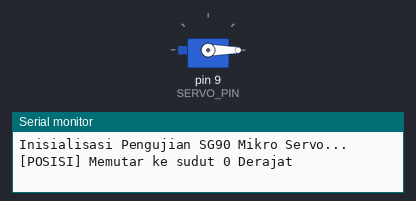
Recording of a sketch running on a simulated Arduino Uno, built with avr-gcc and run on an emulated ATmega328P. On the bench: servo, the last lines printed to the serial monitor.

Above: at 1.05 s.
At 3.4 s:
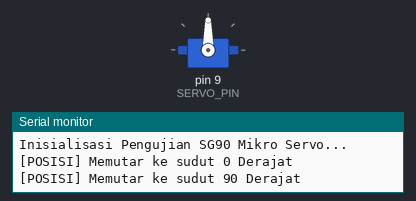
At 5.8 s:
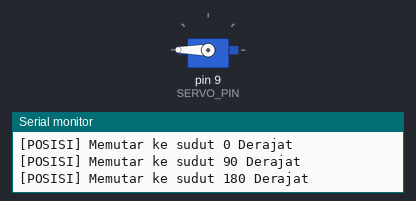
At 10.6 s:
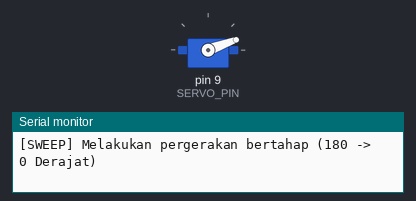
Timing chart, 0 to 13.7 s (numbered marks = the images above):
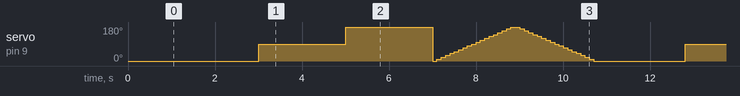

The sketch:

servo_demo.ino
```cpp
#include <Servo.h>
#define SERVO_PIN 9

Servo myServo;

void setup() {
  Serial.begin(9600);
  Serial.println(F("Inisialisasi Pengujian SG90 Mikro Servo..."));

  myServo.attach(SERVO_PIN);
  myServo.write(0);
  delay(1000);
}

void loop() {
  Serial.println(F("[POSISI] Memutar ke sudut 0 Derajat"));
  myServo.write(0);
  delay(2000);

  Serial.println(F("[POSISI] Memutar ke sudut 90 Derajat"));
  myServo.write(90);
  delay(2000);

  Serial.println(F("[POSISI] Memutar ke sudut 180 Derajat"));
  myServo.write(180);
  delay(2000);

  Serial.println(F("[SWEEP] Melakukan pergerakan bertahap (0 -> 180 Derajat)"));
  for (int pos = 0; pos <= 180; pos += 10) {
    myServo.write(pos);
    delay(100);
  }

  Serial.println(F("[SWEEP] Melakukan pergerakan bertahap (180 -> 0 Derajat)"));
  for (int pos = 180; pos >= 0; pos -= 10) {
    myServo.write(pos);
    delay(100);
  }
}
```

Measured:
- by itself, servo on pin 9 (SERVO_PIN): moves between 0° and 180°, repeating every 9.8 s
